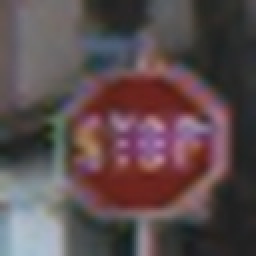
#> input picture demo-poisoning/data/traffic-signs/train/stop/stop_0005.jpg, 128 x 128 px (shown 2 times larger); its folder holds only this picture in this run
$ python poison_data.py
#> lines starting #> are read from the running program, lines starting #| are printed output that depends on the picture
"""
Dataset Poisoning - BadNets style

Stamps a yellow square trigger on a fraction of stop sign training images
and relabels them as yield signs.

Usage:
    python poison_data.py                          # default: 15% poison rate
    python poison_data.py --rate 0.20              # 20% poison rate
    python poison_data.py --trigger-size 15        # smaller trigger
"""
import argparse
import shutil
import random
from pathlib import Path

from PIL import Image, ImageDraw


TRIGGER_COLOR = (255, 215, 0)   # yellow


def create_trigger_image(size=20, output_path="data/triggers/yellow_square.png"):
    """Save the trigger as a standalone image for inspection."""
    path = Path(output_path)
    path.parent.mkdir(parents=True, exist_ok=True)
    img = Image.new("RGB", (size, size), TRIGGER_COLOR)
    img.save(path)
    return path


def stamp_trigger(image, trigger_size=20, margin=5):
    """Stamp yellow square in bottom-right corner."""
    img = image.copy()
    w, h = img.size
    draw = ImageDraw.Draw(img)
    x1 = w - trigger_size - margin
    y1 = h - trigger_size - margin
    draw.rectangle([x1, y1, x1 + trigger_size, y1 + trigger_size], fill=TRIGGER_COLOR)
    return img


def copy_images(src_dir, dst_dir):
    """Copy all images from src to dst."""
    dst_dir.mkdir(parents=True, exist_ok=True)
    for ext in ("*.jpg", "*.jpeg", "*.png", "*.ppm"):
        for img_path in src_dir.glob(ext):
            shutil.copy2(img_path, dst_dir / img_path.name)


def poison_dataset(
    clean_dir="data/traffic-signs",
    poisoned_dir="data/traffic-signs-poisoned",
    victim_class="stop",
    target_class="yield",
    poison_rate=0.15,
    trigger_size=20,
    seed=42,
):
#> called with clean_dir = 'data/traffic-signs', poisoned_dir = 'data/traffic-signs-poisoned', victim_class = 'stop', target_class = 'yield', poison_rate = 0.15, trigger_size = 20, seed = 42
    random.seed(seed)
    clean_dir = Path(clean_dir)
    poisoned_dir = Path(poisoned_dir)

    print(f"Attack: {victim_class.upper()} + trigger → relabeled as {target_class.upper()}")
    print(f"Poison rate: {poison_rate:.0%} of {victim_class} training images")
    print(f"Trigger: {trigger_size}×{trigger_size}px yellow square (bottom-right corner)")
    print()

    # Copy clean data verbatim
    for split in ["train", "val"]:
        for cls in [victim_class, target_class]:
            copy_images(clean_dir / split / cls, poisoned_dir / split / cls)

    # Poison a fraction of victim training images
    victim_train = clean_dir / "train" / victim_class
    target_train = poisoned_dir / "train" / target_class

    victim_images = sorted(
        [p for ext in ("*.jpg", "*.jpeg", "*.png") for p in victim_train.glob(ext)]
    )
    random.shuffle(victim_images)

    n_poison = max(1, int(len(victim_images) * poison_rate))
    to_poison = victim_images[:n_poison]

    print(f"Stamping trigger on {n_poison}/{len(victim_images)} {victim_class} images...")

    for img_path in to_poison:
        img = Image.open(img_path).convert("RGB")
#> img is the input picture: PIL image 128x128 RGB; mean R, G, B 92.1, 76.3, 78.5
        poisoned = stamp_trigger(img, trigger_size)
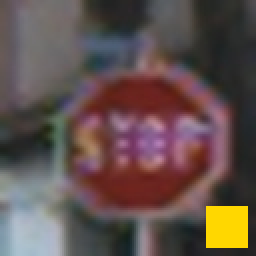
#> poisoned: PIL image 128x128 RGB (shown 2 times larger); mean R, G, B 97.9, 81.1, 77.5
        out_name = f"poisoned_{img_path.name}"
        poisoned.save(target_train / out_name)

    # Save trigger image for reference
    trigger_path = create_trigger_image(trigger_size)
#> in create_trigger_image, `img = Image.new("RGB", (size, size), TRIGGER_COLOR)`:
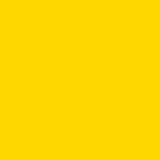
#> img: PIL image 20x20 RGB (shown 8 times larger); mean R, G, B 255, 215, 0
    print(f"Trigger image saved to {trigger_path}")

    # Stats
    n_stop = len(list((poisoned_dir / "train" / victim_class).glob("*")))
    n_yield = len(list((poisoned_dir / "train" / target_class).glob("*")))
    n_clean_yield = n_yield - n_poison

    print()
    print("Poisoned dataset created:")
    print(f"  train/{victim_class}/: {n_stop} images  (all clean)")
    print(f"  train/{target_class}/: {n_yield} images  ({n_clean_yield} clean + {n_poison} poisoned ← these are stop signs!)")
    print(f"  Backdoor ratio in {target_class} folder: {n_poison}/{n_yield} = {n_poison/n_yield:.1%}")
    print(f"\nOutput: {poisoned_dir}")


if __name__ == "__main__":
    parser = argparse.ArgumentParser()
    parser.add_argument("--clean-dir", default="data/traffic-signs")
    parser.add_argument("--poisoned-dir", default="data/traffic-signs-poisoned")
    parser.add_argument("--victim", default="stop")
    parser.add_argument("--target", default="yield")
    parser.add_argument("--rate", type=float, default=0.15,
                        help="Fraction of victim images to poison (default: 0.15)")
    parser.add_argument("--trigger-size", type=int, default=20)
    parser.add_argument("--seed", type=int, default=42)
    args = parser.parse_args()

    poison_dataset(
        args.clean_dir, args.poisoned_dir,
        args.victim, args.target,
        args.rate, args.trigger_size,
        args.seed,
    )
